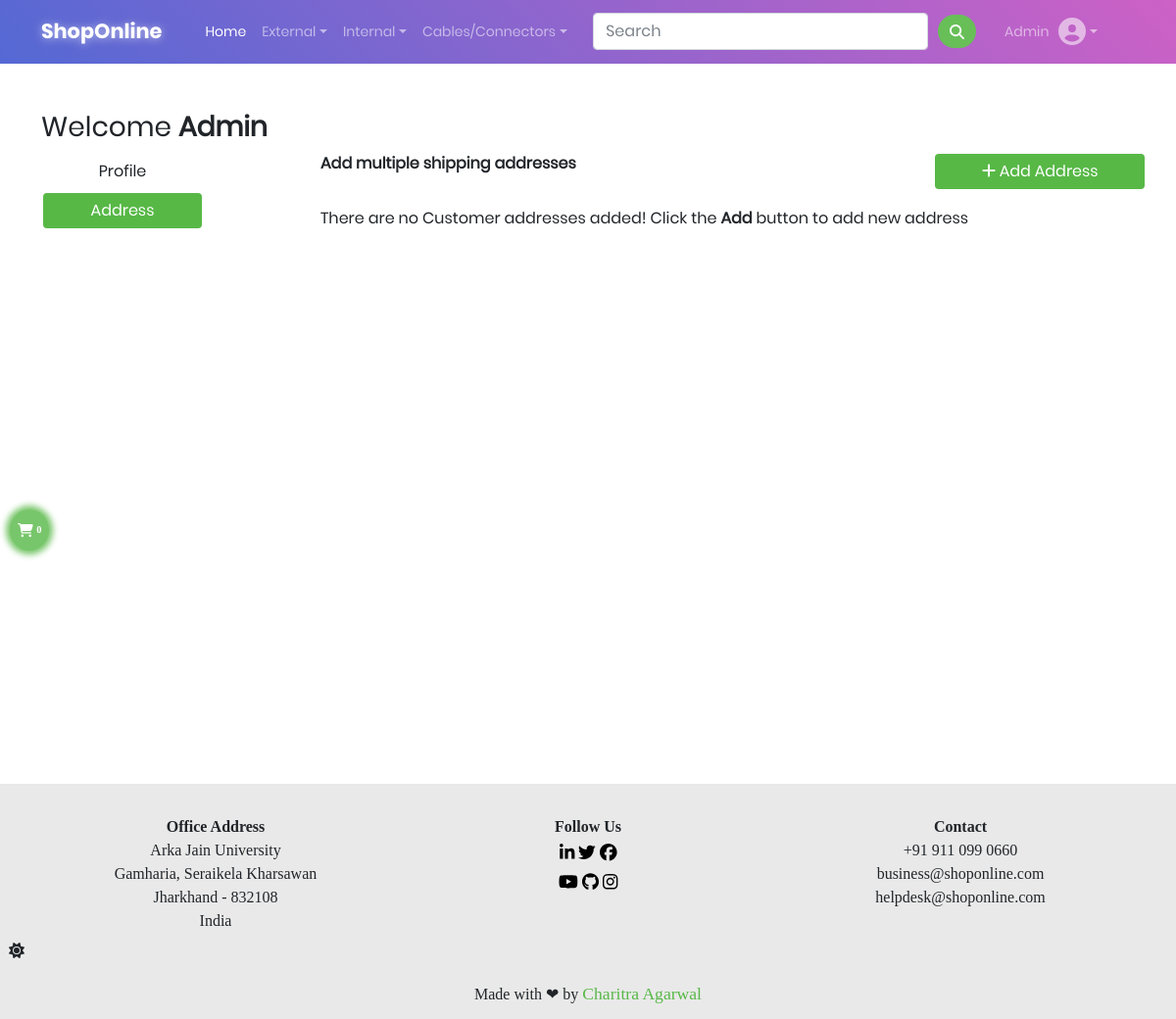
/address/ (signed in), run on an earlier commit of the app's database.
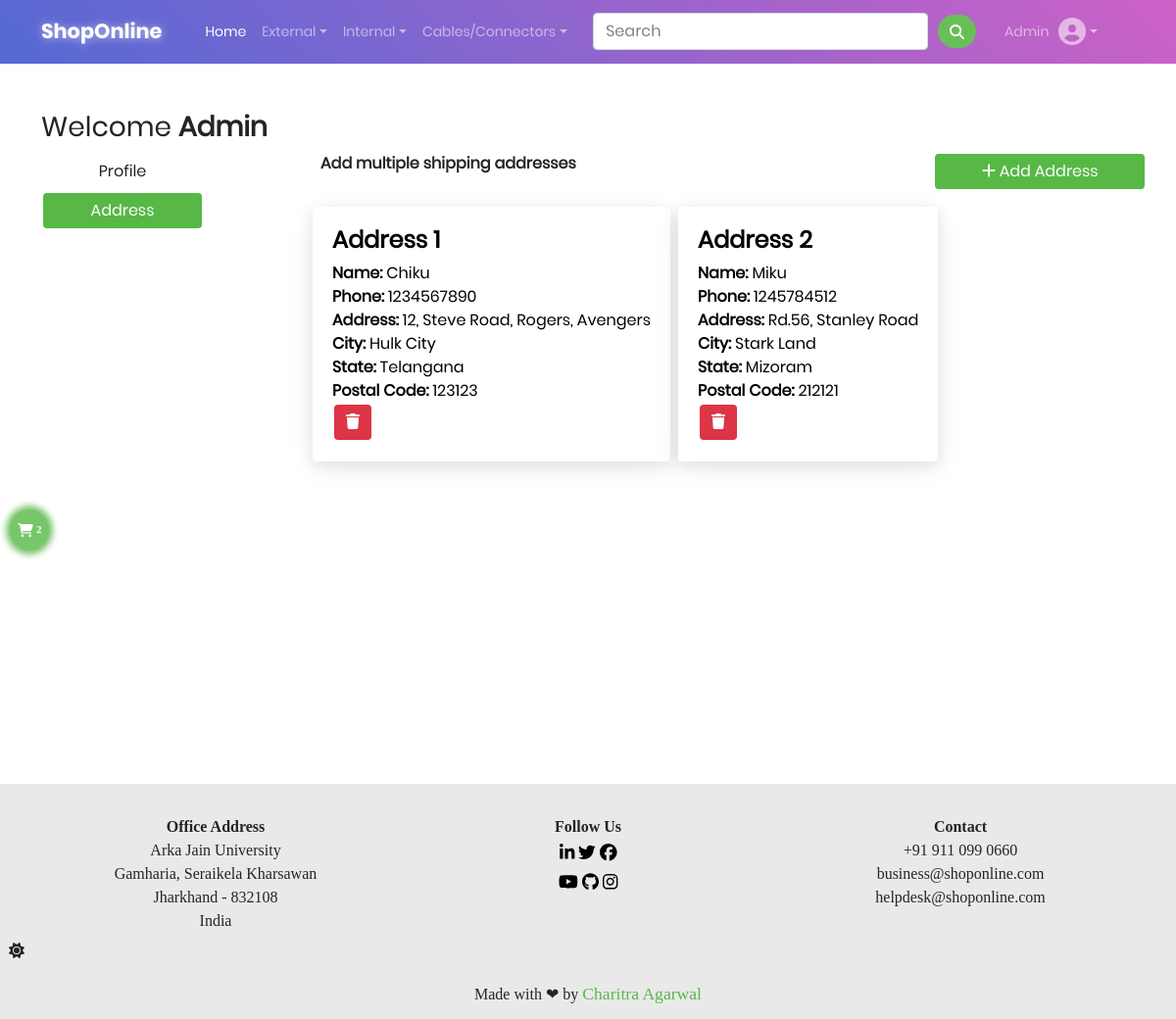
And on a later commit of the database.
### app/models.py (models this page shows, shortened)
class Customer(models.Model):
    user = models.ForeignKey(User, on_delete=models.CASCADE)
    name = models.CharField(max_length=200)
    phone = models.IntegerField(validators=[validate_phone_length])
    locality_address = models.CharField(max_length=200)
    city = models.CharField(max_length=50)
    state = models.CharField(choices=STATE_CHOICES, max_length=50)
    zipcode = models.IntegerField(validators=[validate_zipcode_length])

### app/views.py (the view, shortened to what this page needs)
# urls.py: path('address/', views.AddressView.as_view(), name='address'),
class AddressView(View):
    def get(self, request):
        form = CustomerProfileForm()
        address = Customer.objects.filter(user=request.user)
        return render(request, 'app/address.html', {'form': form, 'address': address, 'active': 'btn-primary'})

### app/forms.py
class CustomerProfileForm(forms.ModelForm):
    class Meta:
        model = Customer
        fields = ['name', 'phone', 'locality_address',
                  'city', 'state', 'zipcode']
        widgets = {
            'name': forms.TextInput(attrs={'class': 'form-input', 'placeholder': 'Customer Name'}),
            'phone': forms.NumberInput(attrs={'class': 'form-input', 'placeholder': 'Customer Phone Number'}),
            'locality_address': forms.TextInput(attrs={'class': 'form-input', 'placeholder': 'Address'}),
            'city': forms.TextInput(attrs={'class': 'form-input', 'placeholder': 'City'}),
            'state': forms.Select(attrs={'class': 'form-input', 'placeholder': 'State'}),
            'zipcode': forms.NumberInput(attrs={'class': 'form-input', 'placeholder': 'Zipcode'}),
        }

### app/context_processors.py (called while the page is built)
def cart_count(request):
  counter = 0
  from app.models import Cart
  try:
    counter = Cart.objects.filter(user=request.user).count()
    print(counter)
  except:
    counter = 0
  return {'cart_counter': counter}

### app/templates/app/address.html (shortened to what this page needs)
{% extends 'app/base.html' %}
{% load static %}
{% block custom_css %}
  <link rel="stylesheet" href="{% static 'app/css/form-page.css' %}" />
  <link rel="stylesheet" href="{% static 'app/css/profile.css' %}" />
{% endblock custom_css %}
{% block main-content %}
  <div class="container my-5">
    <div class="row">
      <h3>Welcome <strong class="text-capitalize">{{request.user.username|capfirst}}</strong></h3>
      <div class="col-sm-2">
        <ul class="list-unstyled">
          <li class="d-grid"><a href="{% url 'profile' %}" class="btn">Profile</a></li>
          <li class="d-grid"><a href="{% url 'address' %}" class="btn {{active}}">Address</a></li>
        </ul>
      </div>
      <div class="col-sm-9 offset-sm-1">
        <div class="row mb-3">
          <p class="col"><strong>Add multiple shipping addresses</strong></p>
          <button onclick="addBtn()" class="btn btn-primary col-sm-3"><i class="fa fa-plus"></i> Add Address</i></button>
        </div>
        <div class="row">
          {% for add in address %}
            <div class="card col-sm-6">
              <h4 class="fw-bold fs-10">Address {{forloop.counter}}</h4>
              <span class="fs-13 d-block"><span class="fw-bold">Name:</span> {{add.name}}</span>
              <span class="fs-13 d-block"><span class="fw-bold">Phone:</span> {{add.phone}}</span>
              <span class="fs-13 d-block"><span class="fw-bold">Address:</span> {{add.locality_address}}</span>
              <span class="fs-13 d-block"><span class="fw-bold">City:</span> {{add.city}}</span>
              <span class="fs-13 d-block"><span class="fw-bold">State:</span> {{add.state}}</span>
              <span class="fs-13 d-block"><span class="fw-bold">Postal Code:</span> {{add.zipcode}}</span>
              <form action="{% url 'delete_customer' id=add.id %}" method="post">
                <button class="btn btn-danger shadow-none" type="submit" ><i class="fa fa-trash"></i></button>
              </form>
            </div>
          {% empty %}
            <div>There are no Customer addresses added! Click the <strong>Add</strong> button to add new address</div>
          {% endfor %}
        </div>
      </div>
    </div>
  </div>
{% endblock main-content %}

### app/templates/app/base.html (shortened to what the changed rows need)
<!DOCTYPE html>
{% load static %}
<html lang="en">
  <head>
    <link
      href="https://cdn.jsdelivr.net/npm/bootstrap@5.0.2/dist/css/bootstrap.min.css"
      rel="stylesheet"
    />
    <link rel="stylesheet" href="{% static 'app/css/all.min.css' %}" />
    <link rel="stylesheet" href="{% static 'app/css/base.css' %}" />
    {% block custom_css %}{% endblock custom_css %}
  </head>
  <body>
    <main>
      {% block main-content %}
      {% endblock main-content %}
    </main>
    {% if request.user.is_authenticated %}
      <div id="add-to-cart-btn">
        <a
        href="{% url 'add-to-cart' %}"
        class="nav-link text-white"
        ><i class="fa fa-shopping-cart"></i><span class="badge"><span id="cart_badge">{{cart_counter}}</span></span>
        </a>
      </div>
    {% endif %}
  </body>
</html>

What changed in the data, as far as the page shows it:
added Customer: name "Chiku", phone "1234567890", locality_address "12, Steve Road, Rogers, Avengers", city "Hulk City", state "Telangana", zipcode "123123"
added Customer: name "Miku", phone "1245784512", locality_address "Rd.56, Stanley Road", city "Stark Land", state "Mizoram", zipcode "212121"
Also different on the page:
{{ cart_counter }}: "0" → "2"
text no longer shown: "There are no Customer addresses added! Click the Add button to add new address"
